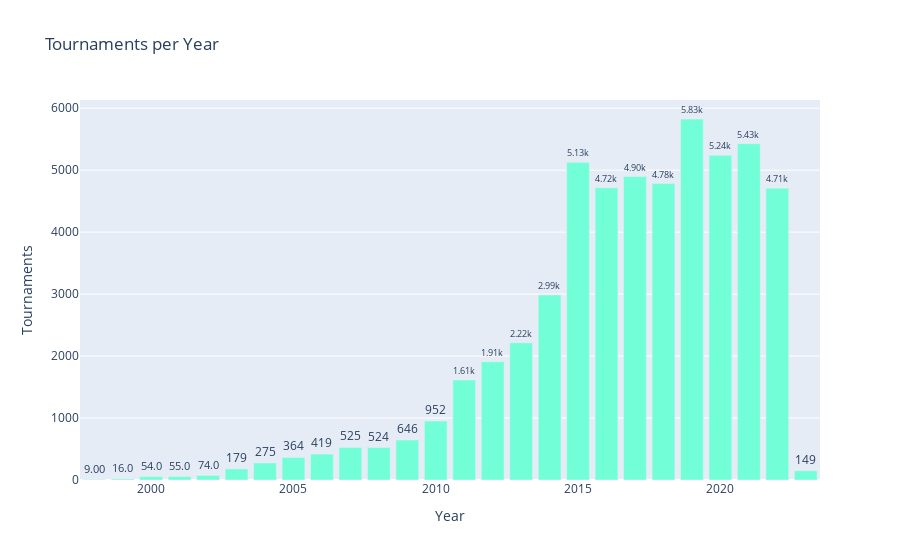

The notebook cell this image was saved under:
### Markdown cell above
It is possible to see that the number of earnings increased over time. The Esports industry jumped from earnings in 2011 and 2012 and has achieved a total of $252 million in 2019.

It is interesting to observe that in 2009 due to the economic crisis and em 2020 due to the pandemic, the number of earnings decreased. Indeed the pandemic has strongly affected the esports scenario, but in 2021 and 2022 the number of earnings increased again. This demonstrates that the esports industry is resilient and is able to overcome adversities.

### Code cell
# Plot Tournaments per Year from historical_esports_data
fig = px.bar(historical_esports_data.groupby('Year').sum().reset_index(),
                x='Year', y='Tournaments',
                title='Tournaments per Year')

# Change the color of the bars to #72FFD7
fig.update_traces(marker_color='#72FFD7')
# Show the Earnings in thousands outside the bars with 2 decimal places
fig.update_traces(texttemplate='%{y:.3s}', textposition='outside')

# Display the figure
fig.show()

### Figure 1 — Plotly figure (JSON) as saved in the notebook; plotly's stock layout.template omitted (floating-point values rounded to 4 significant figures)
{"data": [{"alignmentgroup": "True", "hovertemplate": "Year=%{x}<br>Tournaments=%{y}<extra></extra>", "legendgroup": "", "marker": {"color": "#72FFD7", "pattern": {"shape": ""}}, "name": "", "offsetgroup": "", "orientation": "v", "showlegend": false, "textposition": "outside", "texttemplate": "%{y:.3s}", "type": "bar", "x": [1998, 1999, 2000, 2001, 2002, 2003, 2004, 2005, 2006, 2007, 2008, 2009, 2010, 2011, 2012, 2013, 2014, 2015, 2016, 2017, 2018, 2019, 2020, 2021, 2022, 2023], "xaxis": "x", "y": [9, 16, 54, 55, 74, 179, 275, 364, 419, 525, 524, 646, 952, 1614, 1909, 2215, 2986, 5126, 4716, 4897, 4784, 5826, 5239, 5428, 4709, 149], "yaxis": "y"}], "layout": {"barmode": "relative", "legend": {"tracegroupgap": 0}, "title": {"text": "Tournaments per Year"}, "xaxis": {"anchor": "y", "domain": [0, 1], "title": {"text": "Year"}}, "yaxis": {"anchor": "x", "domain": [0, 1], "title": {"text": "Tournaments"}}}}
